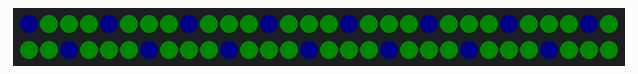
Recording of a sketch running on a simulated ATtiny85, built with avr-gcc and run on an emulated ATtiny85. Parts: 60 RGB LEDs in strip order, left to right, continuing on the next row. Dim RGB values are drawn brighter than linear.

Above: at 0.24 s.
At 3.99 s:
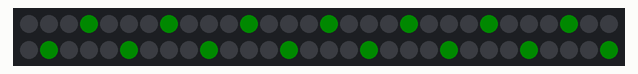
At 7.48 s:
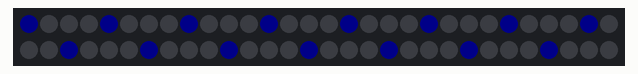
At 14.88 s:
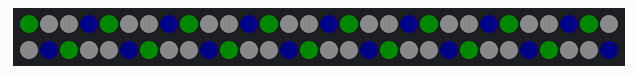
At 26.2 s:
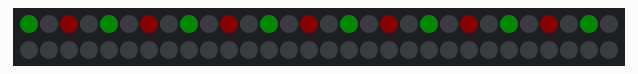
At 37.51 s:
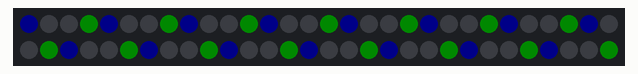

The sketch:

sketch_sep27a.ino
```cpp
#include <Adafruit_NeoPixel.h>
#ifdef __AVR__
  #include <avr/power.h>
#endif

#define PIN 1

// Parameter 1 = number of pixels in strip
// Parameter 2 = Arduino pin number (most are valid)
// Parameter 3 = pixel type flags, add together as needed:
//   NEO_KHZ800  800 KHz bitstream (most NeoPixel products w/WS2812 LEDs)
//   NEO_KHZ400  400 KHz (classic 'v1' (not v2) FLORA pixels, WS2811 drivers)
//   NEO_GRB     Pixels are wired for GRB bitstream (most NeoPixel products)
//   NEO_RGB     Pixels are wired for RGB bitstream (v1 FLORA pixels, not v2)
//   NEO_RGBW    Pixels are wired for RGBW bitstream (NeoPixel RGBW products)
Adafruit_NeoPixel strip = Adafruit_NeoPixel(60, PIN, NEO_GRB + NEO_KHZ800);

// IMPORTANT: To reduce NeoPixel burnout risk, add 1000 uF capacitor across
// pixel power leads, add 300 - 500 Ohm resistor on first pixel's data input
// and minimize distance between Arduino and first pixel.  Avoid connecting
// on a live circuit...if you must, connect GND first.

void setup() {
  // This is for Trinket 5V 16MHz, you can remove these three lines if you are not using a Trinket
  #if defined (__AVR_ATtiny85__)
    if (F_CPU == 16000000) clock_prescale_set(clock_div_1);
  #endif
  // End of trinket special code

  strip.begin();
  strip.setBrightness(10);
  strip.show(); // Initialize all pixels to 'off'
}

void loop() {
  // Some example procedures showing how to display to the pixels:
  policeFlash(strip.Color(0, 255, 0), 50); // Red
  bluerainbow(50);
  circleMotion(50);

  greenPoliceFlash(50);
  greenrainbow(50);
  greencircleMotion();
  //rainbowCycle(50);
}

// Red and Blue Lights with white flash
void policeFlash(uint32_t c, uint8_t wait) {
  for (uint16_t j=0; j<10; j++) {
    delay(wait);
    for(uint16_t i=0;i<strip.numPixels(); i++) {
      if (i%4 == 0) {
        strip.setPixelColor(i, strip.Color(0, 0, 255));
      }
      else if (i%4 == 3) {
        strip.setPixelColor(i, strip.Color(0, 255, 0));
      }
      else if (j % 2 == 0) {
        strip.setPixelColor(i, strip.Color(0, 255, 0));
      }
    }
    strip.show();
    delay(300);
    strip.clear();
  }
}

void greenPoliceFlash(uint8_t wait) {
  for (uint16_t j=0; j<10; j++) {
    delay(wait);
    for(uint16_t i=0;i<strip.numPixels(); i++) {
      if (i%4 == 0) {
        strip.setPixelColor(i, strip.Color(0, 255, 0));
      }

      else if (i%4 == 3) {
        strip.setPixelColor(i, strip.Color(0, 0, 255));
      }

      else if (j % 2 == 0) {
        strip.setPixelColor(i, strip.Color(255, 255, 255));
      }
    }
    strip.show();
    delay(300);
    strip.clear();
  }
}

//blue red white circle
void bluerainbow(uint8_t wait) {
  uint16_t i, j;

  for (uint16_t i=0; i<20; i++) {
    delay(100);
    for (uint16_t j=0; j<strip.numPixels(); j++) {
      if (i % 3 == 0) {
        if (j % 4 == 0) {
        strip.setPixelColor(j, strip.Color(0, 0, 255));
        }
      }

      else if (i % 3 == 1) {
        if (j % 4 == 3) {
          strip.setPixelColor(j, strip.Color(0, 255, 0));
        }
      }
      else if (i % 3 == 2) {
        if (j% 4 == 2) {
          strip.setPixelColor(j, strip.Color(255, 255, 0));
        }
      }
    }
    strip.show();
    delay(100);
    strip.clear();
  }
}

void circleMotion(uint8_t wait) {
  uint16_t i, j;

  for (uint16_t i=0; i<20; i++) {
    delay(100);
    for (uint16_t j=0; j<strip.numPixels(); j++) {
      if (i % 3 == 0) {
        if (j % 4 == 0) {
        strip.setPixelColor(j, strip.Color(0, 255, 0));
        }
      }

      else if (i % 3 == 1) {
        if (j % 4 == 3) {
          strip.setPixelColor(j, strip.Color(0, 0, 255));
        }
      }
      else if (i % 3 == 2) {
        if (j% 4 == 2) {
          strip.setPixelColor(j, strip.Color(255, 255, 255));
        }
      }
    }
    strip.show();
    delay(100);
    strip.clear();
  }
}

void greenrainbow(uint8_t wait) {

  for (uint16_t j = 0; j < 3; j++) {
      for (uint16_t i = 0; i < strip.numPixels(); i++) {
          if (i%4 == 3) {
            strip.setPixelColor(i, strip.Color(0, 255, 0));
            strip.show();
          }
          else if (i%4 == 0) {
            strip.setPixelColor(i, strip.Color(0, 0, 255));
            strip.show();
          }
          delay(50);
      }
      strip.clear();
    }
}

void greencircleMotion() {
  for (uint16_t j = 0; j < 3; j++) {
      for (uint16_t i = 0; i < strip.numPixels(); i++) {
          if (i%4 == 2) {
            strip.setPixelColor(i, strip.Color(255, 0, 0));
            strip.show();
          }
          else if (i%4 == 0) {
            strip.setPixelColor(i, strip.Color(0, 255, 0));
            strip.show();
          }
          delay(50);
      }
      strip.clear();
    }
}
```

Measured:
- what the display in image 5 shows lasts 0.4 s, from 37.3 s to 37.7 s
